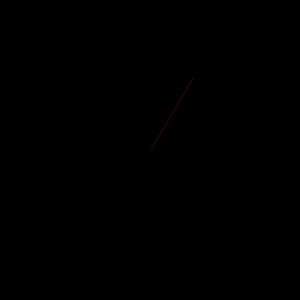
Frame 1 (no input)
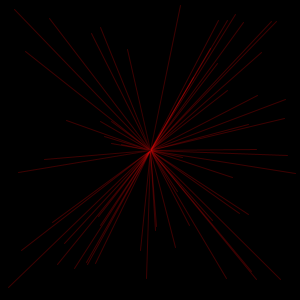
Frame 60 (the mouse pressed at the canvas centre just before this capture)
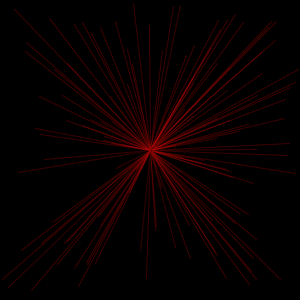
Frame 120 (the mouse held since frame 60 and released just before this capture)

The Processing sketch that drew these frames (run headless with seeded random() and noise(); from frame 60 on, the mouse is pressed at the canvas centre):

// Processing sketch: processing_13210
// ── processing_13210.pde

void setup() {  //setup function called initially, only once
  size(300, 300);
  background(0);  //set background white
}

void draw() {  //draw function loops 
stroke(255,5,5,60);
line(width/2,height/2,random(width),random(height));
stroke(0,0,0,50);
line(150,150,random(300),random(300));
}

                
                                
